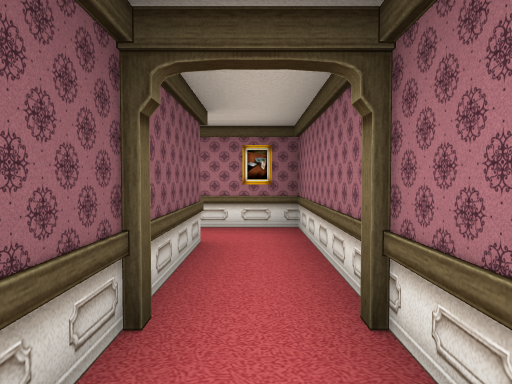
view 1 (above)

16 first-person views from a walk through a Unity game level. The camera is 1.2 m above the floor, tilts 2° down and sees 70° across. The floor is counted in squares, 2 m on a side. Each view is taken from the middle of a square. On the plan, view 1 faces up. The plan holds only what a view shows up to about 10 squares ahead; the rest is blank. The place goes on beyond the plan. Door leaves are left out, so doorways stand open.

view 2
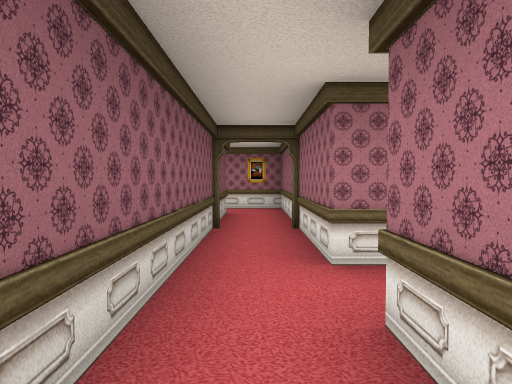

view 3
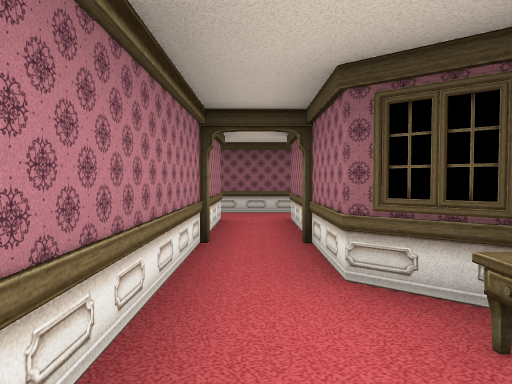

view 4
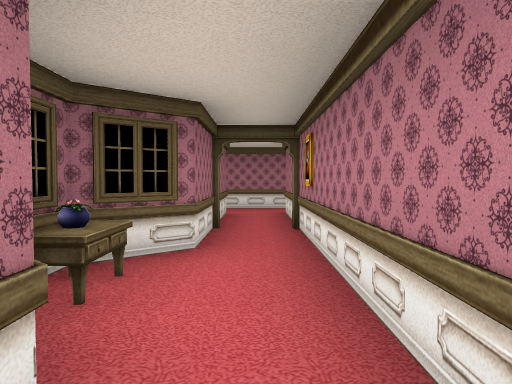

view 5
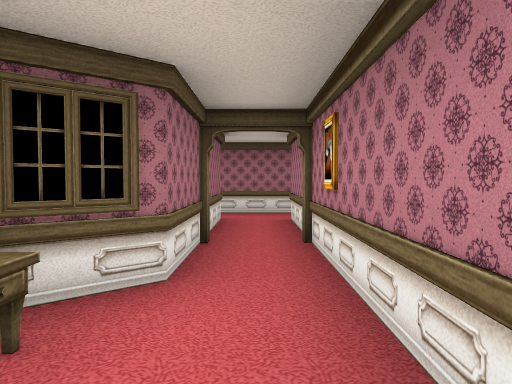

view 6
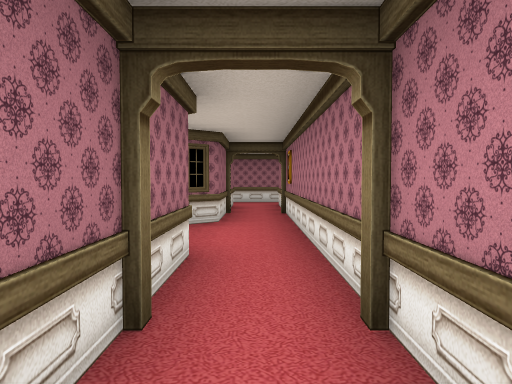

view 7
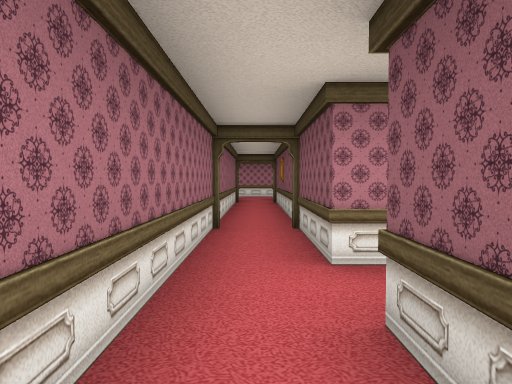

view 8
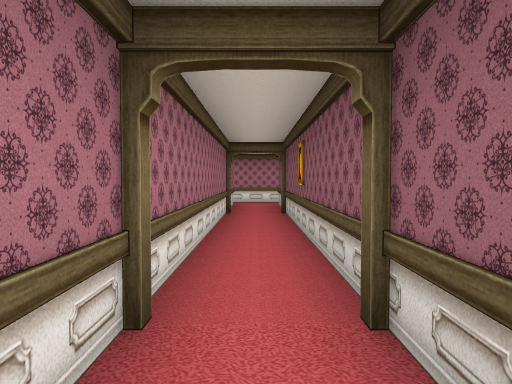

view 9
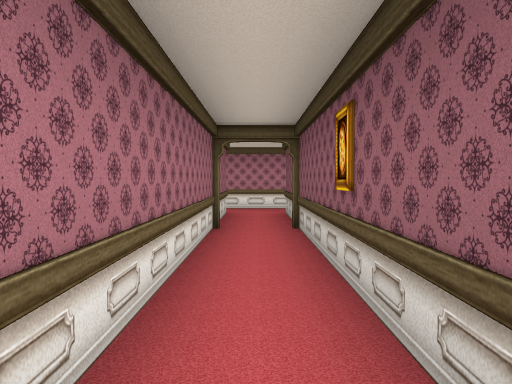

view 10
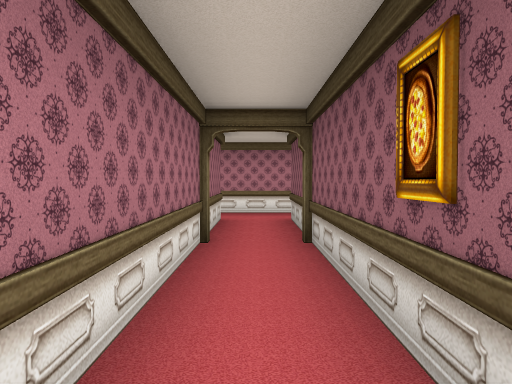

view 11
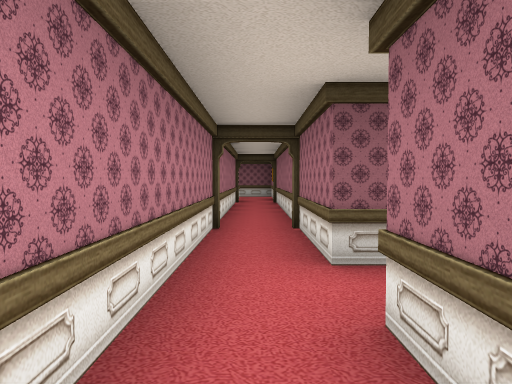

view 12
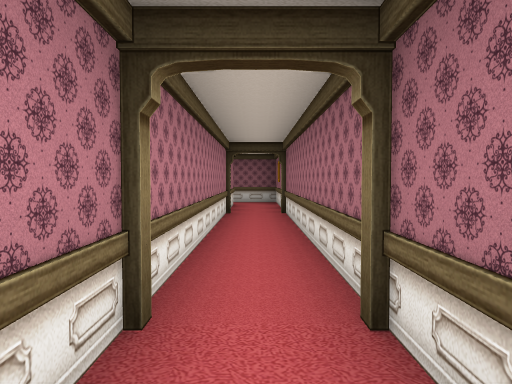

view 13
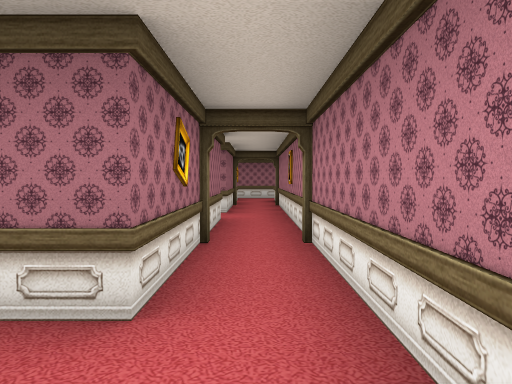

view 14
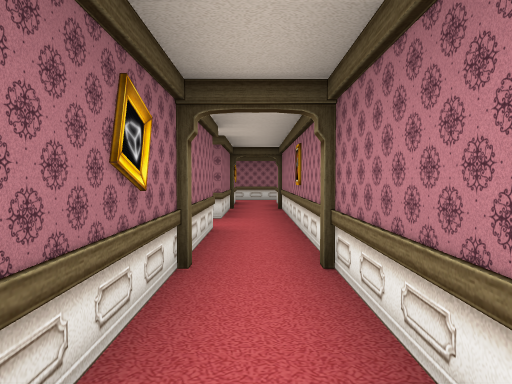

view 15
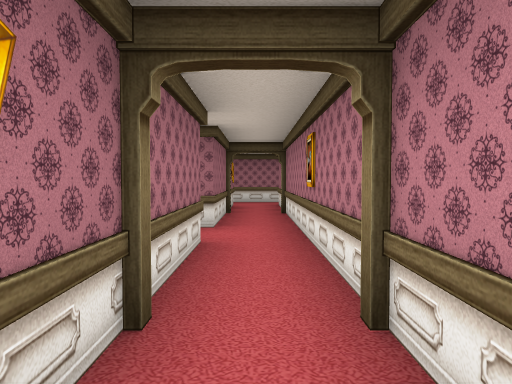

view 16
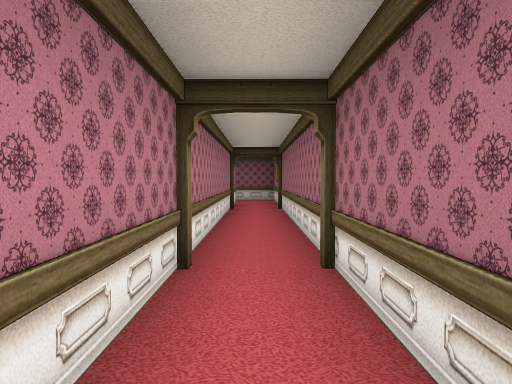

### Floor plan
Points are (right, up) in squares from view 1. A wall is a line through its corners. A room is listed if a view was taken in it or the views show most of it. See-through windows are left out.
Room 1 (views 1, 4, 5, 6)
walls: (0.5, -1.5) (5.5, -1.5); (4.4, 0.1) (3.9, -0.5) (0.5, -0.5) (0.5, 1.5); (-0.5, 1.5) (-0.5, -1.4); (6.1, -0.5) (5.4, 0.3)
ways out: opening at (0, -2.5) to room 2; opening at (6, -1) to room 3; opening at (0, 0.5)
objects: desk (5, 0)
Room 2 (view 2)
walls: (0.5, -2.4) (0.5, -1.5); (-0.5, -1.4) (-0.5, -2.4)
ways out: opening at (0, -2.5) to room 1
Room 3 (views 3, 7)
walls: (9.5, 0.4) (9.5, -0.5) (6.1, -0.5); (10.5, -1.6) (10.5, 0.4); (5.5, -1.5) (9.5, -1.5)
ways out: opening at (6, -1) to room 1; opening at (10, -2) to room 4
Room 4 (views 8, 9, 10, 12, 13, 14, 16)
walls: (10.5, -10.5) (10.5, -1.6); (9.5, -1.5) (9.5, -10.5) (2.5, -10.5); (2.5, -11.5) (10.5, -11.5)
ways out: opening at (10, -2) to room 3; opening at (11, -11) to room 5
Room 5 (views 11, 15)
walls: (14.5, -10.5) (10.5, -10.5); (10.5, -11.5) (15.4, -11.5)
ways out: opening at (11, -11) to room 4; opening at (16, -11)

Positions as (right, up) in squares from view 1, and headings:
1: (0, 0), facing up
2: (0, -3), facing up
3: (6, -1), facing left
4: (3, -1), facing right
5: (4, -1), facing right
6: (1, -1), facing right
7: (10, 1), facing down
8: (10, -2), facing down
9: (10, -4), facing down
10: (10, -5), facing down
11: (12, -11), facing left
12: (9, -11), facing left
13: (9, -11), facing right
14: (10, -11), facing right
15: (11, -11), facing right
16: (10, -11), facing left
